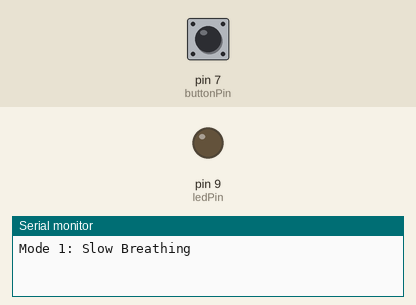
The sketch below on a simulated Arduino Uno, built with avr-gcc and run on an emulated ATmega328P. Parts: output pins drawn as LEDs (lit = HIGH), the last lines printed to the serial monitor. The test bench sets the inputs (shaded band); at power-on: pin 7 (buttonPin) HIGH.

Above: at 1.25 s.
1.3 s: pin 7 (buttonPin) pulled LOW for 0.15 s
At 1.75 s:
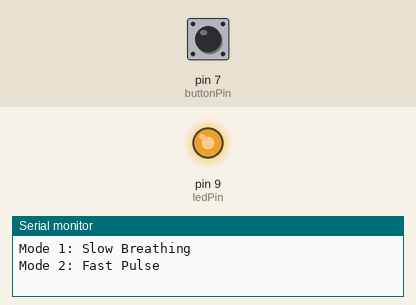
4.3 s: pin 7 (buttonPin) pulled LOW for 1 s
Timing chart, 0 to 13.3 s (numbered marks = the images above; inputs shaded):
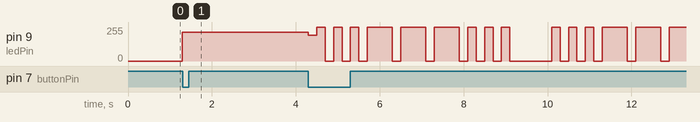

The sketch:

pwm_night_light.ino
```cpp
const int ledPin = 9;
const int buttonPin = 7;

int mode = 1;
int lastButtonState = HIGH;

void setup() {
  pinMode(ledPin, OUTPUT);
  pinMode(buttonPin, INPUT_PULLUP);
  Serial.begin(9600);
  Serial.println("Mode 1: Slow Breathing");
}

void checkButton() {
  int buttonState = digitalRead(buttonPin);

  if (lastButtonState == HIGH && buttonState == LOW) {
    mode++;
    if (mode > 3) mode = 1;

    if (mode == 1)
      Serial.println("Mode 1: Slow Breathing");
    else if (mode == 2)
      Serial.println("Mode 2: Fast Pulse");
    else
      Serial.println("Mode 3: SOS Pattern");

    delay(200);
  }

  lastButtonState = buttonState;
}

void slowBreathing() {
  for (int i = 0; i <= 255; i++) {
    analogWrite(ledPin, i);
    delay(6);
    checkButton();
    if (mode != 1) return;
  }

  for (int i = 255; i >= 0; i--) {
    analogWrite(ledPin, i);
    delay(6);
    checkButton();
    if (mode != 1) return;
  }
}

void fastPulse() {
  for (int i = 0; i <= 255; i++) {
    analogWrite(ledPin, i);
    delay(1);
    checkButton();
    if (mode != 2) return;
  }

  for (int i = 255; i >= 0; i--) {
    analogWrite(ledPin, i);
    delay(1);
    checkButton();
    if (mode != 2) return;
  }
}

void blinkSOS(int onTime) {
  analogWrite(ledPin, 255);
  delay(onTime);
  analogWrite(ledPin, 0);
  delay(200);
  checkButton();
}

void sosPattern() {
  for (int i = 0; i < 3; i++) {
    blinkSOS(200);
    if (mode != 3) return;
  }

  for (int i = 0; i < 3; i++) {
    blinkSOS(600);
    if (mode != 3) return;
  }

  for (int i = 0; i < 3; i++) {
    blinkSOS(200);
    if (mode != 3) return;
  }

  delay(800);
}

void loop() {
  checkButton();

  if (mode == 1)
    slowBreathing();
  else if (mode == 2)
    fastPulse();
  else
    sosPattern();
}
```
